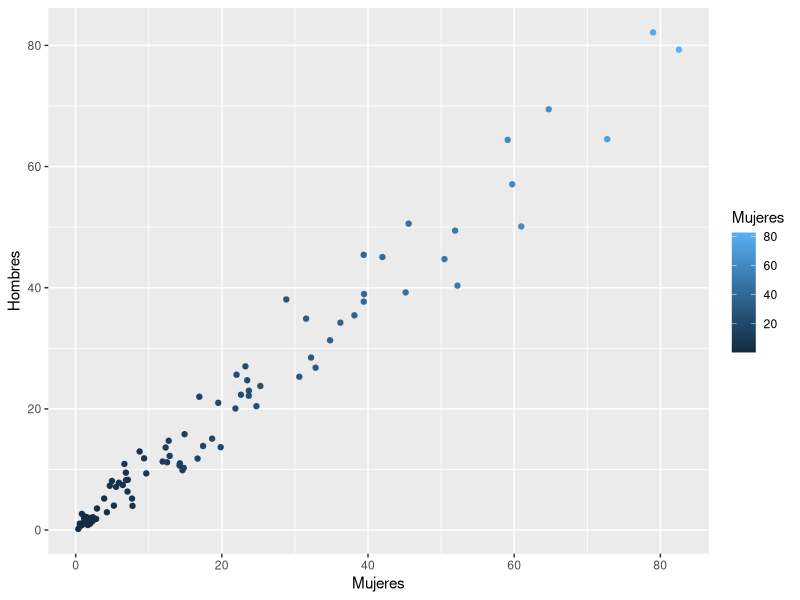

Reproduce this figure in R. (Note: this script raises an error after producing the figure.)
 
# Importación de datos xls.

 #Datos de alimentación:

library(readxl)
Comidaxsexoencolumnas <- read_excel("input/data/Comidaxsexoencolumnas.xls", 
                                    col_types = c("text", "numeric", "numeric", "numeric"))
View(Comidaxsexoencolumnas)

 #Datos de paro:

library(readxl)
ParoxsexoEncolumnas <- read_excel("input/data/ParoxsexoEncolumnas.xls", 
                                  col_types = c("text", "numeric", "numeric", "numeric"))
View(ParoxsexoEncolumnas)

#Hacemos un resumen para ver en que se diferencian nuestros datos
summary(ParoxsexoEncolumnas)
summary(Comidaxsexoencolumnas)

# Unión de los datos
library(tidyverse)
union <- full_join(x= ParoxsexoEncolumnas, y=Comidaxsexoencolumnas)

summary(union)

#otra union de datos señalando las columnas que debe usar:
library(tidyverse)
vercomoqueda <- 
  full_join(x= ParoxsexoEncolumnas, y=Comidaxsexoencolumnas, 
            by = c("Ambos sexos", "Mujeres", "Hombres"))

#Gráfico relación paro y alimentación:
library(tidyverse)
ggplot(data = union) + 
  geom_point(mapping = aes( x = Mujeres, y= Hombres, color= Mujeres))
#no se muy bien que es esto
library(tidyverse)
?ggplot2
# Cargamos los datos
data(union)
# reseña del set de datos
?union
str(union)

# Definición de las tres mínimas variables en un gráfico
ggplot(union = mpg, aes(x = Mujeres, y = Hombres))

install.packages("ggplot2")
library("ggplot2")

#Gráfico solo alimentación
library(tidyverse)
ggplot(data = Comidaxsexoencolumnas) + 
  geom_point(mapping = aes( x = Mujeres, y= Hombres)) + 
  labs(title = "alimentación según sexo", x="Mujeres", y="Hombres")

#Gráfico solo paro.
library(tidyverse)
ggplot(data = ParoxsexoEncolumnas) + 
  geom_point(mapping = aes( x = Mujeres, y= Hombres))+
  labs(title = "paro según sexo", x="Mujeres", y="Hombres")


#otro intento de gráfico con más cosas
library(tidyverse)
ggplot(data = union) + 
  geom_point(mapping = aes( x = Mujeres, y= Hombres)) + 
  labs(title="relación paro y alimentación", x="Mujeres", y= "Hombres" ) 



